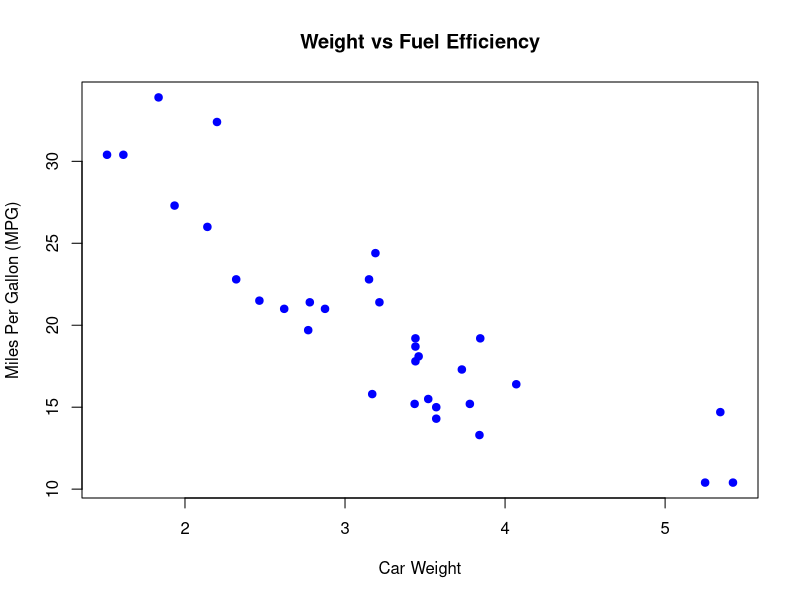
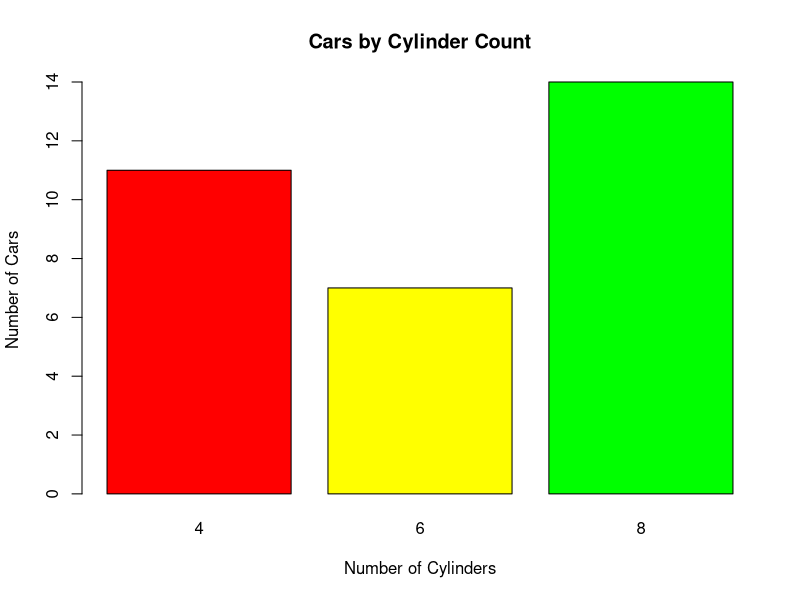
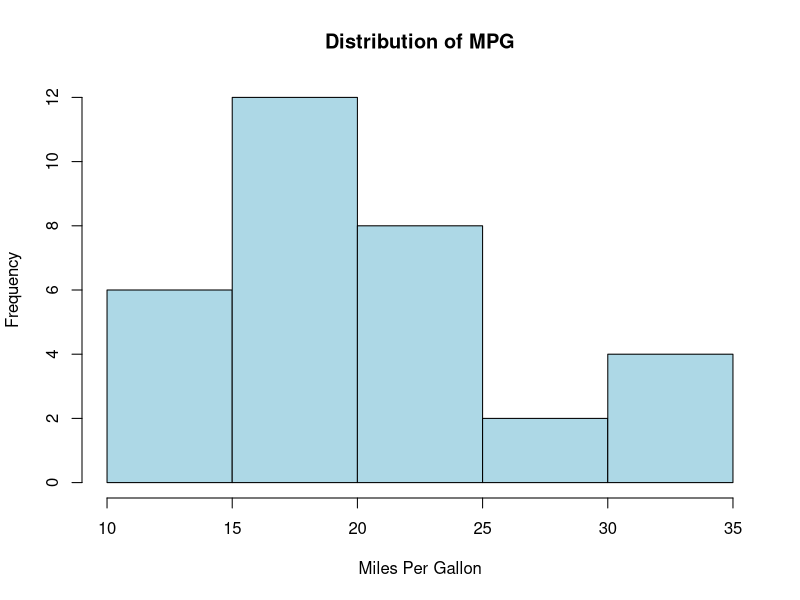

Source code (R) for these figures, in order:
# Load built-in dataset
data(mtcars)

# View first rows
print(head(mtcars))

# ==============================
# 1) Scatterplot: Weight vs MPG
# ==============================
print("=== Scatterplot: Weight vs MPG ===")

plot(mtcars$wt,
     mtcars$mpg,
     xlab = "Car Weight",
     ylab = "Miles Per Gallon (MPG)",
     main = "Weight vs Fuel Efficiency",
     col = "blue",
     pch = 19)

print("Observation: Heavier cars tend to have lower MPG.")

# ==============================
# 2) Bar Chart: Number of Cars by Cylinders
# ==============================
print("=== Bar Chart: Cars by Cylinder ===")

cyl_count <- table(mtcars$cyl)

barplot(cyl_count,
        xlab = "Number of Cylinders",
        ylab = "Number of Cars",
        main = "Cars by Cylinder Count",
        col = c("red","yellow","green"))

print("Observation: Most cars in this dataset have 8 cylinders.")

# ==============================
# 3) Histogram: MPG Distribution
# ==============================
print("=== Histogram: MPG Distribution ===")

hist(mtcars$mpg,
     xlab = "Miles Per Gallon",
     main = "Distribution of MPG",
     col = "lightblue",
     border = "black")

print("Observation: Most cars have MPG between 15 and 25.")
